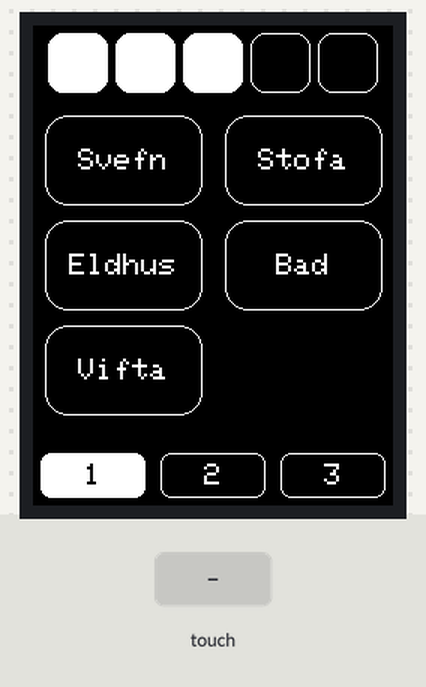
This sketch was run on a simulated Arduino Uno, built with avr-gcc and run on an emulated ATmega328P. On the bench: 240×320 colour display. The inputs (shaded band) are chosen by the test bench. What the sketch prints to the serial monitor is not drawn.

Above: at 1.6 s.
1.7 s: touch panel pressed at 38 % / 90 % of its raw x / y range
At 3.1 s:
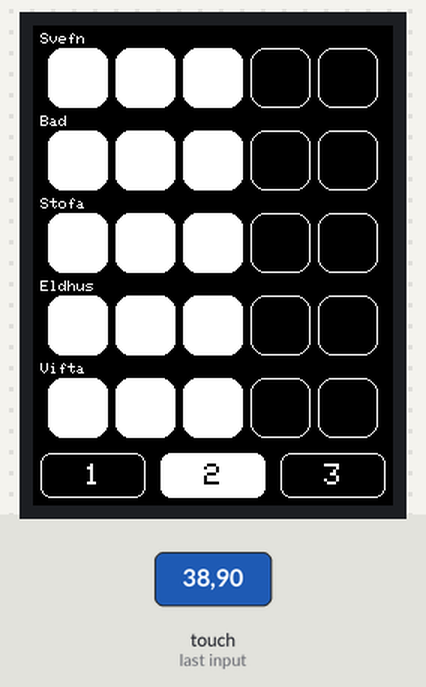
3.5 s: touch panel pressed at 13 % / 10 % of its raw x / y range
At 4.9 s:
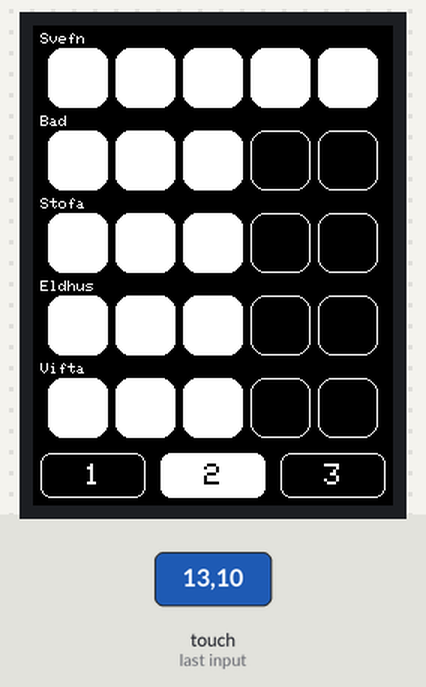
Timing chart, 0 to 6.5 s (numbered marks = the images above; inputs shaded):
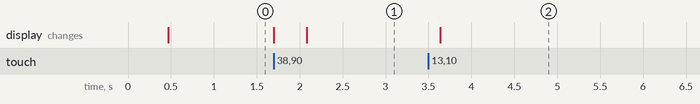

The sketch:

Screen_lights.ino
```cpp
#include <Elegoo_GFX.h>    // Core graphics library
#include <Elegoo_TFTLCD.h> // Hardware-specific library
#include <TouchScreen.h>

// The control pins for the LCD can be assigned to any digital or
// analog pins...but we'll use the analog pins as this allows us to
// double up the pins with the touch screen (see the TFT paint example).
#define LCD_CS A3 // Chip Select goes to Analog 3
#define LCD_CD A2 // Command/Data goes to Analog 2
#define LCD_WR A1 // LCD Write goes to Analog 1
#define LCD_RD A0 // LCD Read goes to Analog 0

#define LCD_RESET A4 // Can alternately just connect to Arduino's reset pin

// Assign human-readable names to some common 16-bit color values:
#define BLACK   0x0000
#define BLUE    0x001F
#define RED     0xF800
#define GREEN   0x07E0
#define CYAN    0x07FF
#define MAGENTA 0xF81F
#define YELLOW  0xFFE0
#define WHITE   0xFFFF

// Color definitions
#define ILI9341_BLACK       0x0000      /*   0,   0,   0 */
#define ILI9341_NAVY        0x000F      /*   0,   0, 128 */
#define ILI9341_DARKGREEN   0x03E0      /*   0, 128,   0 */
#define ILI9341_DARKCYAN    0x03EF      /*   0, 128, 128 */
#define ILI9341_MAROON      0x7800      /* 128,   0,   0 */
#define ILI9341_PURPLE      0x780F      /* 128,   0, 128 */
#define ILI9341_OLIVE       0x7BE0      /* 128, 128,   0 */
#define ILI9341_LIGHTGREY   0xC618      /* 192, 192, 192 */
#define ILI9341_DARKGREY    0x7BEF      /* 128, 128, 128 */
#define ILI9341_BLUE        0x001F      /*   0,   0, 255 */
#define ILI9341_GREEN       0x07E0      /*   0, 255,   0 */
#define ILI9341_CYAN        0x07FF      /*   0, 255, 255 */
#define ILI9341_RED         0xF800      /* 255,   0,   0 */
#define ILI9341_MAGENTA     0xF81F      /* 255,   0, 255 */
#define ILI9341_YELLOW      0xFFE0      /* 255, 255,   0 */
#define ILI9341_WHITE       0xFFFF      /* 255, 255, 255 */
#define ILI9341_ORANGE      0xFD20      /* 255, 165,   0 */
#define ILI9341_GREENYELLOW 0xAFE5      /* 173, 255,  47 */
#define ILI9341_PINK        0xF81F

#define YP A3  // must be an analog pin, use "An" notation!
#define XM A2  // must be an analog pin, use "An" notation!
#define YM 9   // can be a digital pin
#define XP 8   // can be a digital pin

//Touch For New ILI9341 TP
#define TS_MINX 120
#define TS_MAXX 900

#define TS_MINY 70
#define TS_MAXY 920
// We have a status line for like, is FONA working
//#define STATUS_X 10
//#define STATUS_Y 65

int DimmerValue[5] ={2,2,2,2,2};
bool buttonOn[40] ={0,0,0,0,0,0,0,0,0,0,0,0,0,0,0,0,0,0,0,0,0,0,0,0,0,0,0,0,0,0,0,0,0,0,0,0,0,0,0,0};
int screenID = 1;

Elegoo_TFTLCD tft(LCD_CS, LCD_CD, LCD_WR, LCD_RD, LCD_RESET);
TouchScreen ts = TouchScreen(XP, YP, XM, YM, 300);
Elegoo_GFX_Button buttons[40];

void bottomButtons()
{
        createButton(9,
                    70,30,
                    40,300,
                    10,10,
                    ILI9341_BLACK,"1");
        createButton(8,
                    70,30,
                    120,300,
                    10,10,
                    ILI9341_BLACK,"2");
        createButton(7,
                    70,30,
                    200,300,
                    10,10,
                    ILI9341_BLACK,"3");
}

void screen1()
{
   // id,width,height,locationX,locationY,spaceX,spaceY,color,text[10]
   int width = 40;
  int space = 5;
  for(int i=10;i<15;i++)
  {
      int locx = ((width+space)*((i-9)))-15;
        createButton(i,
                    width,40,
                    locx,25,
                    10,10,
                    ILI9341_BLACK,"");
   }

        width = 105;
        createButton(0,
                    width,60,
                    60,90,
                    10,10,
                    ILI9341_BLACK,"Svefn");

        createButton(1,
                    width,60,
                    180,90,
                    10,10,
                    ILI9341_BLACK,"Stofa");

        createButton(2,
                    width,60,
                    60,160,
                    10,10,
                    ILI9341_BLACK,"Eldhus");

        createButton(3,
                    width,60,
                    180,160,
                    10,10,
                    ILI9341_BLACK,"Bad");

        createButton(4,
                    width,60,
                    60,230,
                    10,10,
                    ILI9341_BLACK,"Vifta");

     setButtons();
}

void screen2()
{
  tft.fillRect(5, 5, 20, 8, ILI9341_BLACK);
  tft.setCursor(5, 5);
  tft.setTextColor(ILI9341_WHITE);
  tft.setTextSize(1);
  tft.print("Svefn");

    // id,width,height,locationX,locationY,spaceX,spaceY,color,text[10]
  int width = 40;
  int space = 5;
  for(int i=10;i<15;i++)
  {
      int locx = ((width+space)*((i-9)))-15;
      createButton(i,
                    width,40,
                    locx,35,
                    20,20,
                    ILI9341_BLACK,"");
   }

  /* */

  tft.fillRect(5, 60, 20, 8, ILI9341_BLACK);
  tft.setCursor(5, 60);
  tft.setTextColor(ILI9341_WHITE);
  tft.setTextSize(1);
  tft.print("Bad");

  for(int i=15;i<20;i++)
  {
        int locx = ((width+space)*(i-14))-15;
        createButton(i,
                    width,40,
                    locx,90,
                    0,0,
                    ILI9341_BLACK,"");
   }

  /* */

  tft.fillRect(5, 115, 20, 8, ILI9341_BLACK);
  tft.setCursor(5, 115);
  tft.setTextColor(ILI9341_WHITE);
  tft.setTextSize(1);
  tft.print("Stofa");

  for(int i=20;i<25;i++)
  {
         int locx = ((width+space)*(i-19))-15;
        createButton(i,
                    width,40,
                    locx,145,
                    0,0,
                    ILI9341_BLACK,"");
   }

  /* */

  tft.fillRect(5, 170, 20, 8, ILI9341_BLACK);
  tft.setCursor(5, 170);
  tft.setTextColor(ILI9341_WHITE);
  tft.setTextSize(1);
  tft.print("Eldhus");

  for(int i=25;i<30;i++)
  {
    int locx = ((width+space)*(i-24))-15;
        createButton(i,
                    width,40,
                    locx,200,
                    0,0,
                    ILI9341_BLACK,"");
   }

  /* */

  tft.fillRect(5, 225, 240, 8, ILI9341_BLACK);
  tft.setCursor(5, 225);
  tft.setTextColor(ILI9341_WHITE);
  tft.setTextSize(1);
  tft.print("Vifta");

  for(int i=30;i<35;i++)
  {
        int locx = ((width+space)*(i-29))-15;
        createButton(i,
                    width,40,
                    locx,255,
                    0,0,
                    ILI9341_BLACK,"");
   }
}

void screen3()
{
  int width = 105;
        createButton(0,
                    width,60,
                    60,40,
                    10,10,
                    ILI9341_BLACK,"Svefn");

        createButton(1,
                    width,60,
                    180,40,
                    10,10,
                    ILI9341_BLACK,"Stofa");

        createButton(2,
                    width,60,
                    60,120,
                    10,10,
                    ILI9341_BLACK,"Eldhus");

        createButton(3,
                    width,60,
                    180,120,
                    10,10,
                    ILI9341_BLACK,"Bad");

        createButton(4,
                    width,60,
                    60,200,
                    10,10,
                    ILI9341_BLACK,"Vifta");
}
void setup(void) {

  setupScreen();
  bottomButtons();
screenID = 1;

if (screenID == 1)
{
  screen1();
  buttons[9].drawButton(true);
}
else if (screenID == 2)
{
  screen2();
  buttons[8].drawButton(true);
}
else if (screenID == 3)
{
  screen3();
  buttons[7].drawButton(true);
}
}

#define MINPRESSURE 5
#define MAXPRESSURE 1000
void loop(void) {

  digitalWrite(13, HIGH);
  TSPoint p = ts.getPoint();
  digitalWrite(13, LOW);

  pinMode(XM, OUTPUT);
  pinMode(YP, OUTPUT);

   if (p.z > MINPRESSURE && p.z < MAXPRESSURE) {
    // scale from 0->1023 to tft.width
    p.x = map(p.x, TS_MINX, TS_MAXX, tft.width(), 0);
    p.y = (tft.height()-map(p.y, TS_MINY, TS_MAXY, tft.height(), 0));
   }

 whatButtonPress(p);

}

void setupScreen()
{
  Serial.begin(9600);
  Serial.println(F("TFT LCD test"));

#ifdef USE_Elegoo_SHIELD_PINOUT
  Serial.println(F("Using Elegoo 2.8\" TFT Arduino Shield Pinout"));
#else
  Serial.println(F("Using Elegoo 2.8\" TFT Breakout Board Pinout"));
#endif

  Serial.print("TFT size is "); Serial.print(tft.width()); Serial.print("x"); Serial.println(tft.height());

  tft.reset();

  uint16_t identifier = tft.readID();
  if(identifier == 0x9325) {
    Serial.println(F("Found ILI9325 LCD driver"));
  } else if(identifier == 0x9328) {
    Serial.println(F("Found ILI9328 LCD driver"));
  } else if(identifier == 0x4535) {
    Serial.println(F("Found LGDP4535 LCD driver"));
  }else if(identifier == 0x7575) {
    Serial.println(F("Found HX8347G LCD driver"));
  } else if(identifier == 0x9341) {
    Serial.println(F("Found ILI9341 LCD driver"));
  } else if(identifier == 0x8357) {
    Serial.println(F("Found HX8357D LCD driver"));
  } else if(identifier==0x0101)
  {
      identifier=0x9341;
       Serial.println(F("Found 0x9341 LCD driver"));
  }else {
    Serial.print(F("Unknown LCD driver chip: "));
    Serial.println(identifier, HEX);
    Serial.println(F("If using the Elegoo 2.8\" TFT Arduino shield, the line:"));
    Serial.println(F("  #define USE_Elegoo_SHIELD_PINOUT"));
    Serial.println(F("should appear in the library header (Elegoo_TFT.h)."));
    Serial.println(F("If using the breakout board, it should NOT be #defined!"));
    Serial.println(F("Also if using the breakout, double-check that all wiring"));
    Serial.println(F("matches the tutorial."));
    identifier=0x9341;

  }

  tft.begin(identifier);
  tft.setRotation(2);
  tft.fillScreen(BLACK);
}
void ButtonPress(int b,int value)
{
  /*
  Serial.print("Button Id: ");
  Serial.print(b);
  Serial.print(" value: ");
  //Serial.print(buttonValue[b]);
  Serial.println();

  if (b == 0)
  {
    setText("1");
  }
  else if (b == 1)
  {
    setText("2");
  }
  else if (b == 2)
  {
    setText("3");
  }
  */
}

void setButtons()
{
   if (screenID == 1 || screenID == 3)
  {
  for(int i=0;i<5;i++)
      {
        if (buttonOn[i])
          buttons[i].drawButton(true);
        else
          buttons[i].drawButton(false);
       }
  }

   if (screenID == 2 || screenID == 1)
  {
  for(int i=10;i<15;i++)
      {
        if ((i-10)<=DimmerValue[0])
        buttons[i].drawButton(true);
        else
        buttons[i].drawButton(false);
       }
  }
  if (screenID == 2)
  {


  for(int i=15;i<20;i++)
      {
        if ((i-15)<=DimmerValue[1])
        buttons[i].drawButton(true);
        else
        buttons[i].drawButton(false);
        }
  for(int i=20;i<25;i++)
      {
        if ((i-20)<=DimmerValue[2])
        buttons[i].drawButton(true);
        else
        buttons[i].drawButton(false);
        }
  for(int i=25;i<30;i++)
      {
        if ((i-25)<=DimmerValue[3])
        buttons[i].drawButton(true);
        else
        buttons[i].drawButton(false);
        }
   for(int i=30;i<35;i++)
      {
        if ((i-30)<=DimmerValue[4])
        buttons[i].drawButton(true);
        else
        buttons[i].drawButton(false);
        }

  }
}
void whatButtonPress(TSPoint p)
{

   if (screenID == 2 || screenID == 1)
  {
  for (uint8_t b=10; b<15; b++) {
    if (buttons[b].contains(p.x, p.y)) {
      buttons[b].press(true);  // tell the button it is pressed
      DimmerValue[0] = b;
      setButtons();
    } else {
      buttons[b].press(false);  // tell the button it is NOT pressed
    }
  }
  }
     if (screenID == 2)
  {
for (uint8_t b=15; b<20; b++) {
    if (buttons[b].contains(p.x, p.y)) {
      buttons[b].press(true);  // tell the button it is pressed
      DimmerValue[1] = b;
      setButtons();
    } else {
      buttons[b].press(false);  // tell the button it is NOT pressed
    }
  }
for (uint8_t b=20; b<25; b++) {
    if (buttons[b].contains(p.x, p.y)) {
      buttons[b].press(true);  // tell the button it is pressed
      DimmerValue[2] = b;
      setButtons();
    } else {
      buttons[b].press(false);  // tell the button it is NOT pressed
    }
  }
for (uint8_t b=25; b<30; b++) {
    if (buttons[b].contains(p.x, p.y)) {
      buttons[b].press(true);  // tell the button it is pressed
      DimmerValue[3] = b;
      setButtons();
    } else {
      buttons[b].press(false);  // tell the button it is NOT pressed
    }
  }
for (uint8_t b=30; b<35; b++) {
    if (buttons[b].contains(p.x, p.y)) {
      buttons[b].press(true);  // tell the button it is pressed
      DimmerValue[4] = b;
      setButtons();
    } else {
      buttons[b].press(false);  // tell the button it is NOT pressed
    }
  }

  }
  if (screenID == 1 || screenID == 3)
  {
for (uint8_t b=0; b<7; b++) {
    if (buttons[b].contains(p.x, p.y)) {
      buttons[b].press(true);  // tell the button it is pressed

      if (!buttonOn[b])
        {
        buttons[b].drawButton(true);
        buttonOn[b] = 1;
        }
      else
        {
        buttons[b].drawButton(false);
        buttonOn[b] = 0;
        }
      delay(1000);

    } else {
      buttons[b].press(false);  // tell the button it is NOT pressed
    }
  }
  }
 if(buttons[9].contains(p.x, p.y) && !buttonOn[9])
 {
    //Elegoo_GFX_Button buttons[40];
    tft.fillScreen(BLACK);
    bottomButtons();
    buttonOn[9] = 0;
    screenID = 1;
    screen1();
    setButtons();
    buttons[9].drawButton(true);

    buttons[7].drawButton(false);
    buttons[8].drawButton(false);
    delay(1000);
 }
if(buttons[8].contains(p.x, p.y) && !buttonOn[8])
 {
    //Elegoo_GFX_Button buttons[40];
    tft.fillScreen(BLACK);
    bottomButtons();
    buttonOn[8] = 0;
    screenID = 2;
    screen2();
    setButtons();
    buttons[8].drawButton(true);

    buttons[7].drawButton(false);
    buttons[9].drawButton(false);
    delay(1000);
 }
if(buttons[7].contains(p.x, p.y) && !buttonOn[7])
 {
    // tft.reset();
    tft.fillScreen(BLACK);
    bottomButtons();
    buttonOn[7] = 0;
    screenID = 3;
    screen3();
     setButtons();
    buttons[7].drawButton(true);

    buttons[8].drawButton(false);
    buttons[9].drawButton(false);
    delay(1000);
 }

}
void createButton(int buttonId,
                    int width,int height,
                    int locationX,int locationY,
                    int spaceX,int spaceY,
                    uint16_t color,char text[10])
{
  // x, y, w, h, outline, fill, text
  buttons[buttonId].initButton(&tft, locationX,
                 locationY,
                  width, height, ILI9341_WHITE, color, ILI9341_WHITE,
                  text, 2);

      buttons[buttonId].drawButton();
}
```

Measured:
- after the input at 1.7 s, the display: first changes at once (image 1 shows a later state)
- after the input at 3.5 s, the display: changes after 0.13 s (image 2)
